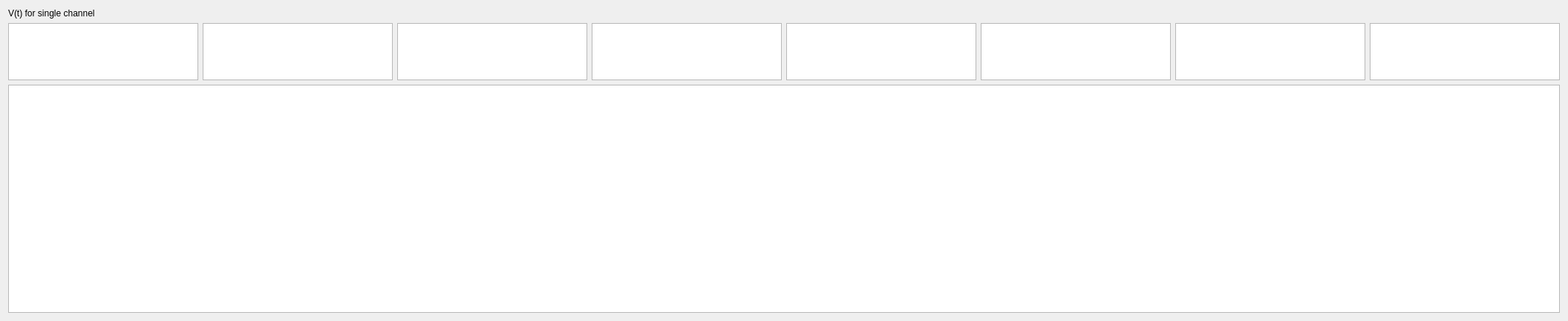
             <widget class="QWidget" name="tab_timeseriesChan">
              <attribute name="title">
               <string>V(t) chan</string>
              </attribute>
              <layout class="QVBoxLayout" name="verticalLayout_7" stretch="1,10,40">
               <item>
                <widget class="QLabel" name="label_2">
                 <property name="text">
                  <string>V(t) for single channel</string>
                 </property>
                </widget>
               </item>
               <item>
                <layout class="QHBoxLayout" name="horizontalLayout_2" stretch="0,0,0,0,0,0,0,0">
                 <item>
                  <widget class="PlotWidget" name="pw_chan_0"/>
                 </item>
                 <item>
                  <widget class="PlotWidget" name="pw_chan_1"/>
                 </item>
                 <item>
                  <widget class="PlotWidget" name="pw_chan_2"/>
                 </item>
                 <item>
                  <widget class="PlotWidget" name="pw_chan_3"/>
                 </item>
                 <item>
                  <widget class="PlotWidget" name="pw_chan_4"/>
                 </item>
                 <item>
                  <widget class="PlotWidget" name="pw_chan_5"/>
                 </item>
                 <item>
                  <widget class="PlotWidget" name="pw_chan_6"/>
                 </item>
                 <item>
                  <widget class="PlotWidget" name="pw_chan_7"/>
                 </item>
                </layout>
               </item>
               <item>
                <layout class="QVBoxLayout" name="verticalLayout_6" stretch="5">
                 <item>
                  <widget class="PlotWidget" name="pw_chan_main"/>
                 </item>
                </layout>
               </item>
              </layout>
             </widget>
